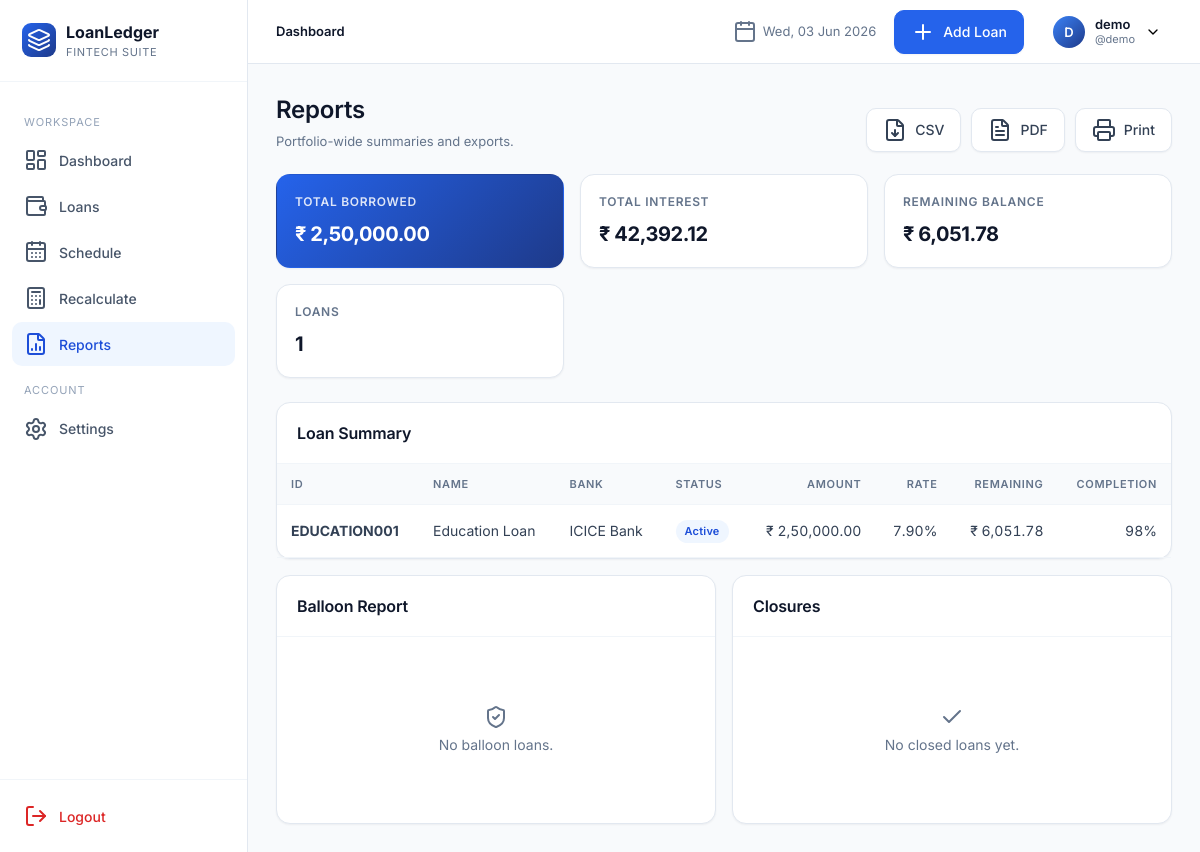
/reports/ (signed in), run on the app's committed database.
### app/models.py (models this page shows, shortened)
class User(UserMixin, db.Model):
    __tablename__ = "users"
    id = db.Column(db.Integer, primary_key=True)
    full_name = db.Column(db.String(120), nullable=False)
    username = db.Column(db.String(64), unique=True, nullable=False, index=True)
    email = db.Column(db.String(160), unique=True, nullable=False, index=True)
    password_hash = db.Column(db.String(256), nullable=False)
    preferred_currency = db.Column(db.String(8), default="INR")
    preferred_date_format = db.Column(db.String(20), default="%d %b %Y")
    created_at = db.Column(db.DateTime, default=datetime.utcnow)
    loans = db.relationship("Loan", backref="owner", lazy="dynamic", cascade="all, delete-orphan")

class Loan(db.Model):
    __tablename__ = "loans"
    id = db.Column(db.Integer, primary_key=True)
    user_id = db.Column(db.Integer, db.ForeignKey("users.id"), nullable=False, index=True)
    loan_id = db.Column(db.String(40), nullable=False, index=True)  # manual unique per user
    loan_name = db.Column(db.String(120), nullable=False)
    loan_category = db.Column(db.String(50), nullable=False, default="Personal")
    bank_name = db.Column(db.String(120), nullable=False)
    loan_amount = db.Column(db.Float, nullable=False)
    interest_rate = db.Column(db.Float, nullable=False)  # annual %
    down_payment = db.Column(db.Float, default=0)
    custom_emi = db.Column(db.Float, nullable=True)
    start_date = db.Column(db.Date, nullable=False)
    tenure_months = db.Column(db.Integer, nullable=False)
    loan_status = db.Column(db.String(20), default="Active", index=True)
    remaining_balance = db.Column(db.Float, default=0)
    completion_percentage = db.Column(db.Float, default=0)
    is_archived = db.Column(db.Boolean, default=False, index=True)
    balloon_date = db.Column(db.Date, nullable=True)
    balloon_amount = db.Column(db.Float, nullable=True)
    notes = db.Column(db.Text)
    closed_at = db.Column(db.DateTime, nullable=True)
    final_amount = db.Column(db.Float, nullable=True)
    closure_notes = db.Column(db.Text, nullable=True)
    created_at = db.Column(db.DateTime, default=datetime.utcnow)
    updated_at = db.Column(db.DateTime, default=datetime.utcnow, onupdate=datetime.utcnow)
    schedules = db.relationship("Schedule", backref="loan", lazy="dynamic",
                                cascade="all, delete-orphan", order_by="Schedule.month_index")
    __table_args__ = (db.UniqueConstraint("user_id", "loan_id", name="uq_user_loanid"),)

### app/blueprints/reports.py (the view)
@reports_bp.route("/")
@login_required
def index():
    loans = current_user.loans.filter_by(is_archived=False).all()
    total_borrowed = sum(l.loan_amount for l in loans)
    total_remaining = sum(l.remaining_balance for l in loans)
    total_interest = sum(s.interest for l in loans for s in l.schedules)
    balloons = [l for l in loans if l.balloon_date]
    closures = [l for l in loans if l.loan_status == "Completed"]
    return render_template("reports/index.html", loans=loans,
                           total_borrowed=total_borrowed, total_remaining=total_remaining,
                           total_interest=total_interest, balloons=balloons, closures=closures)

### app/templates/reports/index.html (shortened to what this page needs)
{% extends "base.html" %}
{% block content %}
<div class="page-header">
  <div class="title-block"><h1>Reports</h1><div class="sub">Portfolio-wide summaries and exports.</div></div>
  <div class="actions">
    <a href="{{ url_for('reports.export_csv') }}" class="btn secondary"><i data-lucide="file-down"></i> CSV</a>
    <a href="{{ url_for('reports.export_pdf') }}" class="btn secondary"><i data-lucide="file-text"></i> PDF</a>
    <a href="{{ url_for('reports.print_view') }}" class="btn secondary" target="_blank"><i data-lucide="printer"></i> Print</a>
  </div>
</div>
<div class="kpi-grid">
  <div class="kpi accent"><div class="label">Total Borrowed</div><div class="value">{{ total_borrowed|money }}</div></div>
  <div class="kpi"><div class="label">Total Interest</div><div class="value">{{ total_interest|money }}</div></div>
  <div class="kpi"><div class="label">Remaining Balance</div><div class="value">{{ total_remaining|money }}</div></div>
  <div class="kpi"><div class="label">Loans</div><div class="value">{{ loans|length }}</div></div>
</div>
<div class="card" style="margin-bottom:16px">
  <div class="card-header"><h3>Loan Summary</h3></div>
  <div class="table-wrap">
    <table class="tbl">
      <thead><tr><th>ID</th><th>Name</th><th>Bank</th><th>Status</th><th class="num">Amount</th><th class="num">Rate</th><th class="num">Remaining</th><th class="num">Completion</th></tr></thead>
      <tbody>{% for l in loans %}
        <tr><td><strong>{{ l.loan_id }}</strong></td><td>{{ l.loan_name }}</td><td>{{ l.bank_name }}</td>
            <td><span class="badge {{ l.loan_status.replace(' ','') }}">{{ l.loan_status }}</span></td>
            <td class="num">{{ l.loan_amount|money }}</td><td class="num">{{ '%.2f'|format(l.interest_rate) }}%</td>
            <td class="num">{{ l.remaining_balance|money }}</td><td class="num">{{ '%.0f'|format(l.completion_percentage) }}%</td></tr>
      {% endfor %}</tbody>
    </table>
  </div>
</div>
<div class="grid grid-2">
  <div class="card">
    <div class="card-header"><h3>Balloon Report</h3></div>
    <div class="card-body">
      {% if balloons %}
      <table class="tbl"><thead><tr><th>Loan</th><th>Date</th><th class="num">Amount</th></tr></thead>
      <tbody>{% for l in balloons %}<tr><td>{{ l.loan_id }}</td><td>{{ l.balloon_date|fdate }}</td><td class="num">{{ l.balloon_amount|money }}</td></tr>{% endfor %}</tbody></table>
      {% else %}<div class="empty"><i data-lucide="shield-check"></i><p>No balloon loans.</p></div>{% endif %}
    </div>
  </div>
  <div class="card">
    <div class="card-header"><h3>Closures</h3></div>
    <div class="card-body">
      {% if closures %}
      <table class="tbl"><thead><tr><th>Loan</th><th>Closed</th><th class="num">Final</th></tr></thead>
      <tbody>{% for l in closures %}<tr><td>{{ l.loan_id }}</td><td>{{ l.closed_at|fdate }}</td><td class="num">{{ l.final_amount|money }}</td></tr>{% endfor %}</tbody></table>
      {% else %}<div class="empty"><i data-lucide="check"></i><p>No closed loans yet.</p></div>{% endif %}
    </div>
  </div>
</div>
{% endblock %}

### app/templates/base.html (shortened to what this page needs)
<!doctype html>
<html lang="en">
<head>
  <link rel="stylesheet" href="{{ url_for('static', filename='css/styles.css') }}">
</head>
<body>
{% if current_user.is_authenticated %}
<div class="app">
  {% include "_sidebar.html" %}
  <div class="main">
    {% include "_topnav.html" %}
    <main class="content">
      {% block content %}{% endblock %}
    </main>
  </div>
</div>
{% else %}
  {% block auth_content %}{% endblock %}
{% endif %}
</body>
</html>

### app/templates/_sidebar.html
{% set ep = request.endpoint or '' %}
<aside class="sidebar">
  <div class="brand">
    <div class="brand-mark"><i data-lucide="layers"></i></div>
    <div>
      <div class="brand-name">LoanLedger</div>
      <div class="brand-sub">Fintech Suite</div>
    </div>
  </div>
  <nav>
    <div class="group-label">Workspace</div>
    <a href="{{ url_for('dashboard.index') }}" class="{{ 'active' if ep.startswith('dashboard.') else '' }}"><i data-lucide="layout-dashboard"></i> Dashboard</a>
    <a href="{{ url_for('loans.list_loans') }}" class="{{ 'active' if ep.startswith('loans.') else '' }}"><i data-lucide="wallet"></i> Loans</a>
    <a href="{{ url_for('schedule.index') }}" class="{{ 'active' if ep.startswith('schedule.') else '' }}"><i data-lucide="calendar-days"></i> Schedule</a>
    <a href="{{ url_for('recalc.index') }}" class="{{ 'active' if ep.startswith('recalc.') else '' }}"><i data-lucide="calculator"></i> Recalculate</a>
    <a href="{{ url_for('reports.index') }}" class="{{ 'active' if ep.startswith('reports.') else '' }}"><i data-lucide="file-bar-chart-2"></i> Reports</a>
    <div class="group-label">Account</div>
    <a href="{{ url_for('settings.index') }}" class="{{ 'active' if ep.startswith('settings.') else '' }}"><i data-lucide="settings"></i> Settings</a>
  </nav>
  <div class="logout-area">
    <a href="{{ url_for('auth.logout') }}"><i data-lucide="log-out"></i> Logout</a>
  </div>
</aside>

### app/templates/_topnav.html (shortened to what this page needs)
<header class="topnav">
  <div class="crumbs">
    {% block crumbs %}<strong>Dashboard</strong>{% endblock %}
  </div>
  <div class="date"><i data-lucide="calendar"></i> {{ now.strftime('%a, %d %b %Y') }}</div>
  {% if request.endpoint and not request.endpoint.startswith('settings.') %}
    <a href="{{ url_for('loans.add') }}" class="btn"><i data-lucide="plus"></i> Add Loan</a>
  {% endif %}
  <div class="profile">
    <button class="profile-btn">
      <div class="avatar">{{ current_user.full_name[:1]|upper }}</div>
      <div style="text-align:left;line-height:1.2">
        <div style="font-weight:600;font-size:13px;color:var(--slate-900)">{{ current_user.full_name }}</div>
        <div style="font-size:11px;color:var(--slate-500)">@{{ current_user.username }}</div>
      </div>
      <i data-lucide="chevron-down" style="width:16px;height:16px"></i>
    </button>
  </div>
</header>

### data on the page
User: full_name "D", full_name "demo", username "demo", preferred_currency "₹ 2,50,000.00", preferred_currency "₹ 42,392.12", preferred_currency "₹ 6,051.78"
Loan: loan_id "EDUCATION001", loan_name "Education Loan", bank_name "ICICE Bank", loan_status "Active", loan_amount "₹ 2,50,000.00", interest_rate "7.90", remaining_balance "₹ 6,051.78", completion_percentage "98"

### other printed values
{{ loans|length }} "1"
